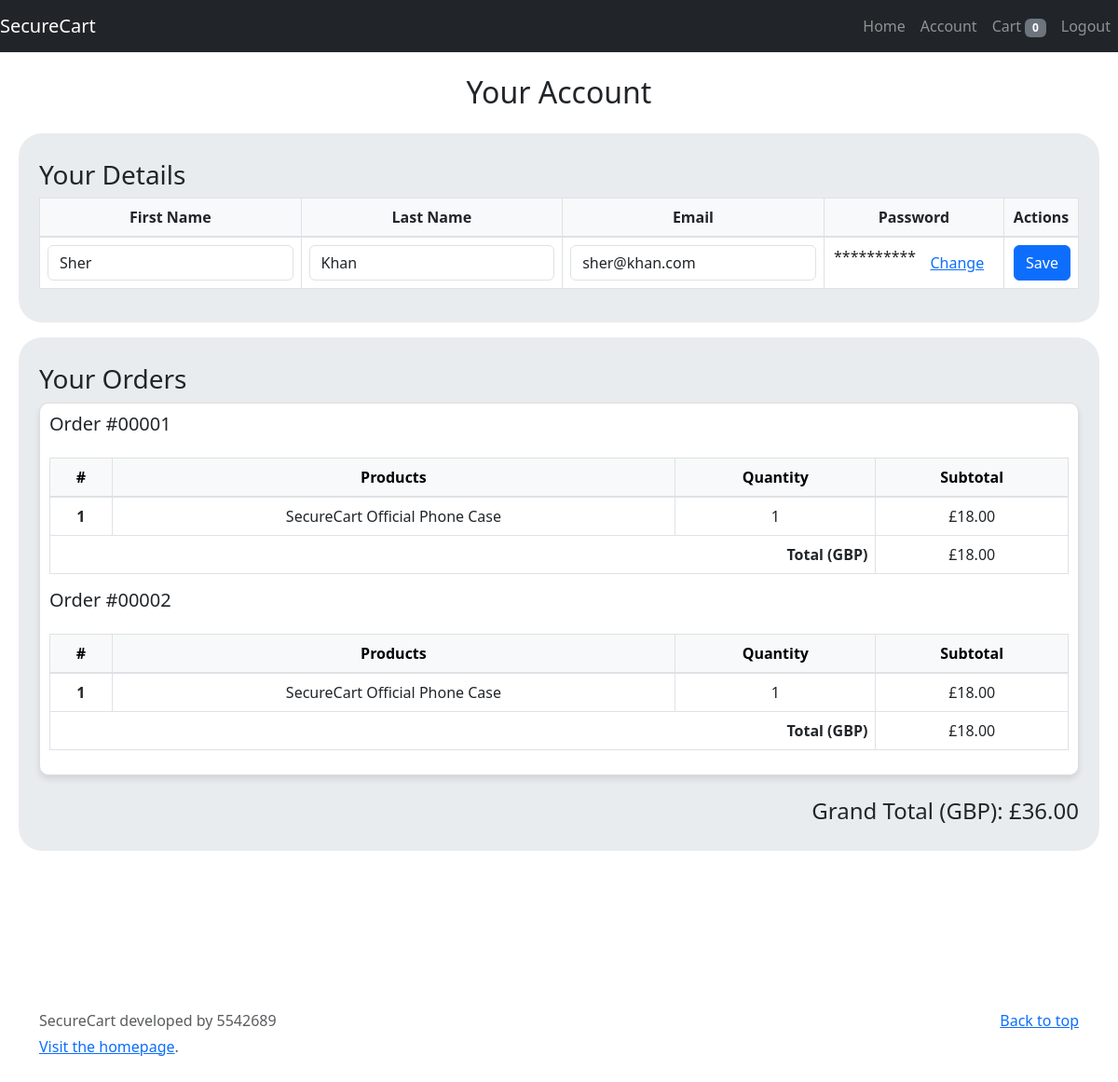
The app's page /dashboard (signed in) with its own data.
### models.py (models this page shows, shortened)
class Users(db.Model):
    id = db.Column(db.Integer, primary_key=True)
    firstname = db.Column(db.String, nullable=False)
    lastname = db.Column(db.String, nullable=False)
    email = db.Column(db.String, nullable=False)
    password_hash = db.Column(db.String(256), nullable=False)
    isadmin = db.Column(db.Boolean, nullable=False, default=0)

class Order_items(db.Model):
    id = db.Column(db.Integer, primary_key=True)
    order_id = db.Column(db.Integer, db.ForeignKey('orders.id'), nullable=False)
    product_id = db.Column(db.Integer, db.ForeignKey('products.id'), nullable=False)
    quantity = db.Column(db.Integer, nullable=False)
    subtotal = db.Column(db.Float, nullable=False)
    orders = db.relationship('Orders', backref=db.backref('OrderItems'), lazy=True)
    products = db.relationship('Products', backref=db.backref('OrderItems'), lazy=True)

class Products(db.Model):
    id = db.Column(db.Integer, primary_key=True)
    productname = db.Column(db.String, nullable=False)
    description = db.Column(db.String, nullable=False)
    price = db.Column(db.Float, nullable=False)
    stock = db.Column(db.Integer, nullable=False, default=0)

### app.py (the view)
@app.route('/dashboard')
def dashboard():
    if 'user_id' not in session:  # You must be signed in to view your dashboard
        flash('You must sign in to view your dashboard', 'danger')
        return redirect(url_for('home'))
    products=Products.query.all()
    user_id = session.get('user_id')
    print("User Id:",user_id)
    user=Users.query.get(user_id)
    if user.isadmin:  # If the user is admin then all user data and order data can be viewed
        userslist=Users.query.all()
        userslist.remove(user)
        orders_details = []
        order_details = get_orders_summary(user_id)
        allordersquery = Orders.query.all()
        order_items = db.session.query(Order_items, Products.productname).join(Products, Order_items.product_id == Products.id).all()
        products = Products.query.all()
        order_items_list = []
        for item, product_name in order_items:
            order_items_list.append({
                "order_id": item.order_id,
                "product_name": product_name,
                "quantity": item.quantity,
                "subtotal": f'{item.subtotal:.2f}'
            })
        grand_total = f'{sum(order.total_amount for order in allordersquery):.2f}'
        for u in userslist:
            orders_details.append(get_orders_summary(u.id))
        return render_template('account.html', order_details=order_details, all_orders=allordersquery, order_items=order_items_list, user=user, users=userslist,  grand_total=grand_total, products=products)
    else: # if user isn't admin then they can only view their own orders
        order_details = get_orders_summary(user_id)
    return render_template('account.html', order_details=order_details, user=user)

### app.py (called while the page is built)
@app.after_request
def set_security_headers(response):
    response.headers['Content-Security-Policy'] = (
        "default-src 'self'; "
        "script-src 'self' https://cdn.jsdelivr.net https://stackpath.bootstrapcdn.com 'unsafe-inline'; "
        "style-src 'self' https://fonts.googleapis.com https://cdn.jsdelivr.net 'unsafe-inline'; "
        "font-src 'self' https://fonts.gstatic.com; "
        "img-src 'self' data:; "
        "object-src 'none'; "
        "frame-ancestors 'none'; "
        "base-uri 'self';"
    )
    response.headers['X-Frame-Options'] = 'DENY'
    return response

### templates/account.html (shortened to what this page needs)
{% extends 'base.html' %}
{% block body %}
<h2 class="text-center mt-4 mb-4">Your Account</h2>
<section class="jumbotroncheckout text-center mt-3" style="margin: 10px 20px; border-radius: 25px;">
    <div class="container mt-2">
        <h3 class="text-left">Your Details</h3>
        <table class="table table-bordered">
            <thead>
                <tr>
                    <th>First Name</th>
                    <th>Last Name</th>
                    <th>Email</th>
                    <th>Password</th>
                    <th>Actions</th>
                </tr>
            </thead>
            <tbody>
                <tr>
                    <td>
                        <input type="text" class="form-control" value="{{ user.firstname }}" id="firstName-{user.id}">
                    </td>
                    <td>
                        <input type="text" class="form-control" value="{{ user.lastname }}" id="lastName-{user.id}">
                    </td>
                    <td>
                        <input type="email" class="form-control" value="{{ user.email }}" id="email-{user.id}">
                    </td>
                    <td>
                        <span id="password">**********</span>
                        <button class="btn btn-link" onclick="openChangePasswordModal('{{ user.id }}', true)">Change</button>                    </td>
                    <td>
                        <button class="btn btn-primary" onclick="validateAndSave('{{user.id}}','{{user.firstname}}', '{{user.lastname}}', '{{user.email}}')">Save</button>
                    </td>
                </tr>
            </tbody>
        </table>
    </div>
</section>
<section class="jumbotroncheckout text-center mt-3" style="margin: 10px 20px; border-radius: 25px;">
    <div class="container mt-2">
        <h3 class="text-left">Your Orders</h3>
        <div class="scrollable-box">
        {% for order in order_details.orders %}
        <h5 class ="text-left mb-4">Order #0000{{ order.order_number }}</h5>
        <table class="table table-hover table-bordered" style="background-color: white">
            <thead class="table-light">
                <tr>
                    <th scope="col">#</th>
                    <th scope="col">Products</th>
                    <th scope="col">Quantity</th>
                    <th scope="col">Subtotal</th>
                </tr>
            </thead>
            <tbody class="table-group-divider">
                {% for orderitem in order.order_items %}
                <tr>
                    <th scope="row">{{ loop.index }}</th>
                    <td>{{ orderitem.product_name }}</td>
                    <td>{{ orderitem.quantity }}</td>
                    <td>£{{ orderitem.subtotal}}</td>
                </tr>
                {% endfor %}
            </tbody>
            <tfoot>
                <tr>
                    <td colspan="3" class="text-end" style="font-weight: bold">Total (GBP)</td>
                    <td>£{{ order.total }}</td>
                </tr>
            </tfoot>
        </table>
        {% endfor %}
        </div>
        <div class="mt-4">
            <h4 class="text-right">Grand Total (GBP): £{{ order_details.grand_total}}</h4>
        </div>
    </div>
</section>
{% endblock %}

### static/css/style.css (style rules this page uses)
:root { --jumbotron-padding-y: 3rem; }
.jumbotroncheckout { padding-top: 20px; padding-bottom: 20px; background-color: #E9ECEF; }
.btn { padding-left: 3rem; float: right; vertical-align: middle; }

### templates/account.html (style rules this page uses)
.scrollable-box { max-height: 400px; overflow-y: auto; overflow-x: hidden; border: 1px solid #ddd; padding: 10px; background-color: #fff; border-radius: 10px; box-shadow: 0 4px 6px rgba(0, 0, 0, 0.1); }
.table thead th { position: sticky; top: 0; z-index: 2; background-color: #f8f9fa; }

### records on screen
Users: firstname "Sher", lastname "Khan", email "sher@khan.com"
Order_items: product_name "SecureCart Official Phone Case", quantity "1", subtotal "18.00"
Order_items: product_name "SecureCart Official Phone Case", quantity "1", subtotal "18.00"

### other values on screen
{{ order.order_number }} "1" "2"
{{ order.total }} "18.00" "18.00"
{{ order_details.grand_total }} "36.00"
